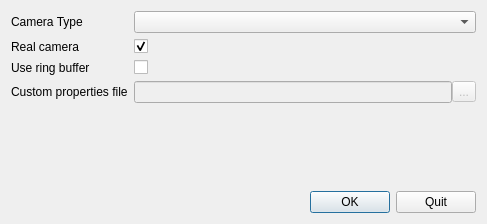
<?xml version="1.0" encoding="UTF-8"?>
<ui version="4.0">
 <class>CameraSelectDialog</class>
 <widget class="QDialog" name="CameraSelectDialog">
  <property name="geometry">
   <rect>
    <x>0</x>
    <y>0</y>
    <width>487</width>
    <height>224</height>
   </rect>
  </property>
  <property name="windowTitle">
   <string>Dialog</string>
  </property>
  <layout class="QVBoxLayout" name="verticalLayout">
   <item>
    <layout class="QFormLayout" name="formLayout">
     <item row="0" column="0">
      <widget class="QLabel" name="label">
       <property name="text">
        <string>Camera Type</string>
       </property>
      </widget>
     </item>
     <item row="0" column="1">
      <widget class="QComboBox" name="cameraTypeBox"/>
     </item>
     <item row="1" column="1">
      <widget class="QCheckBox" name="realCameraBox">
       <property name="toolTip">
        <string>When unchecked, simulate the selected camera.</string>
       </property>
       <property name="text">
        <string/>
       </property>
       <property name="checked">
        <bool>true</bool>
       </property>
      </widget>
     </item>
     <item row="1" column="0">
      <widget class="QLabel" name="label_2">
       <property name="text">
        <string>Real camera</string>
       </property>
      </widget>
     </item>
     <item row="2" column="0">
      <widget class="QLabel" name="label_3">
       <property name="text">
        <string>Use ring buffer</string>
       </property>
      </widget>
     </item>
     <item row="2" column="1">
      <widget class="QCheckBox" name="useRingBufferBox">
       <property name="toolTip">
        <string>When checked, enable the ring buffer.</string>
       </property>
       <property name="text">
        <string/>
       </property>
      </widget>
     </item>
     <item row="3" column="0">
      <widget class="QLabel" name="label_4">
       <property name="text">
        <string>Custom properties file</string>
       </property>
      </widget>
     </item>
     <item row="3" column="1">
      <layout class="QHBoxLayout" name="horizontalLayout">
       <property name="spacing">
        <number>0</number>
       </property>
       <item>
        <widget class="QLineEdit" name="propsFileEdit">
         <property name="enabled">
          <bool>false</bool>
         </property>
         <property name="toolTip">
          <string>Leave blank to use the default props file for the selected camera.</string>
         </property>
        </widget>
       </item>
       <item>
        <widget class="QToolButton" name="fileSelectButton">
         <property name="enabled">
          <bool>false</bool>
         </property>
         <property name="text">
          <string>...</string>
         </property>
        </widget>
       </item>
      </layout>
     </item>
    </layout>
   </item>
   <item>
    <spacer name="verticalSpacer">
     <property name="orientation">
      <enum>Qt::Vertical</enum>
     </property>
     <property name="sizeHint" stdset="0">
      <size>
       <width>20</width>
       <height>40</height>
      </size>
     </property>
    </spacer>
   </item>
   <item>
    <layout class="QHBoxLayout" name="horizontalLayout_2">
     <item>
      <spacer name="horizontalSpacer">
       <property name="orientation">
        <enum>Qt::Horizontal</enum>
       </property>
       <property name="sizeHint" stdset="0">
        <size>
         <width>40</width>
         <height>20</height>
        </size>
       </property>
      </spacer>
     </item>
     <item>
      <widget class="QPushButton" name="okButton">
       <property name="text">
        <string>OK</string>
       </property>
      </widget>
     </item>
     <item>
      <widget class="QPushButton" name="quitButton">
       <property name="text">
        <string>Quit</string>
       </property>
      </widget>
     </item>
    </layout>
   </item>
  </layout>
 </widget>
 <resources/>
 <connections/>
</ui>
